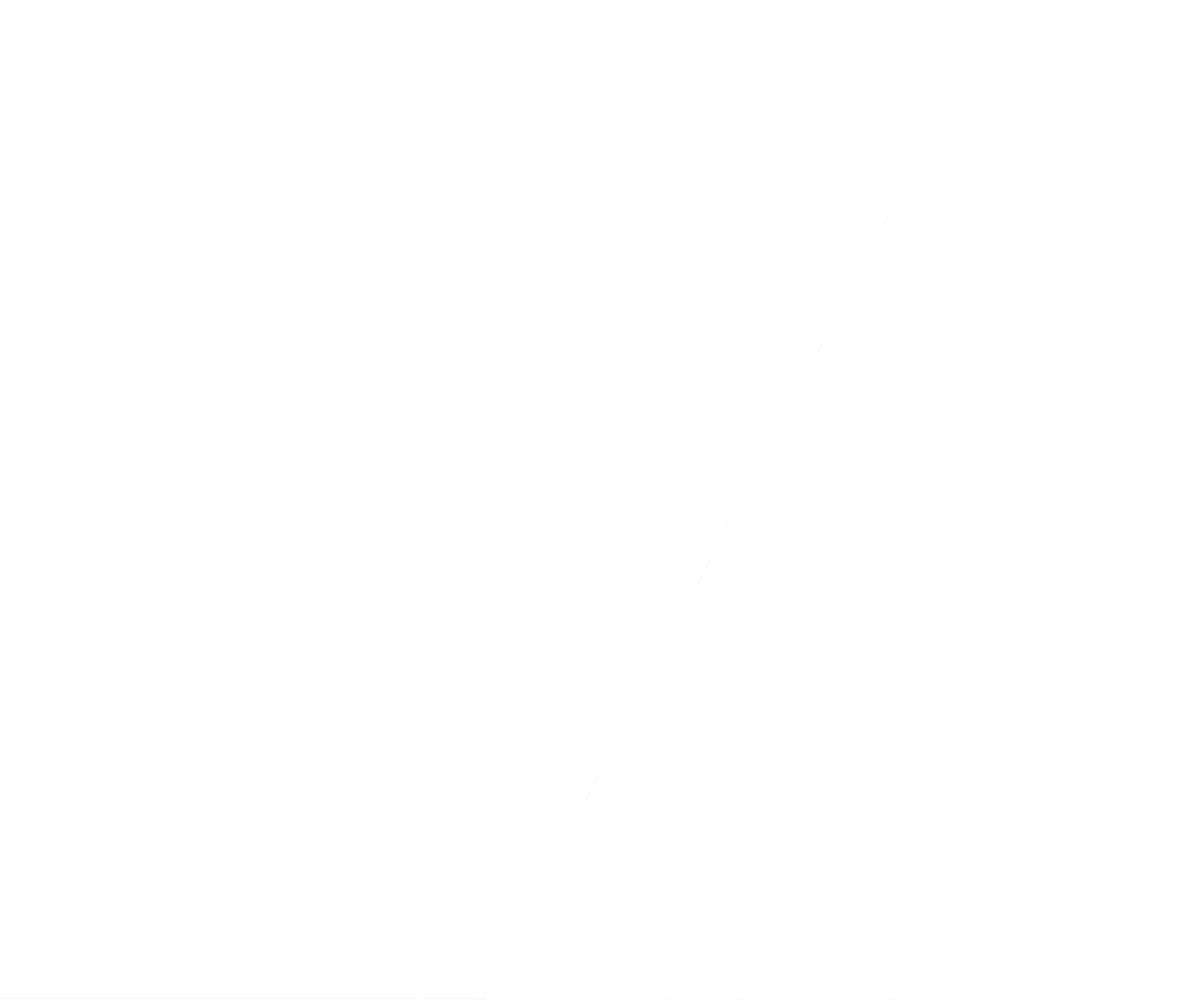
Frame 1 (no input)
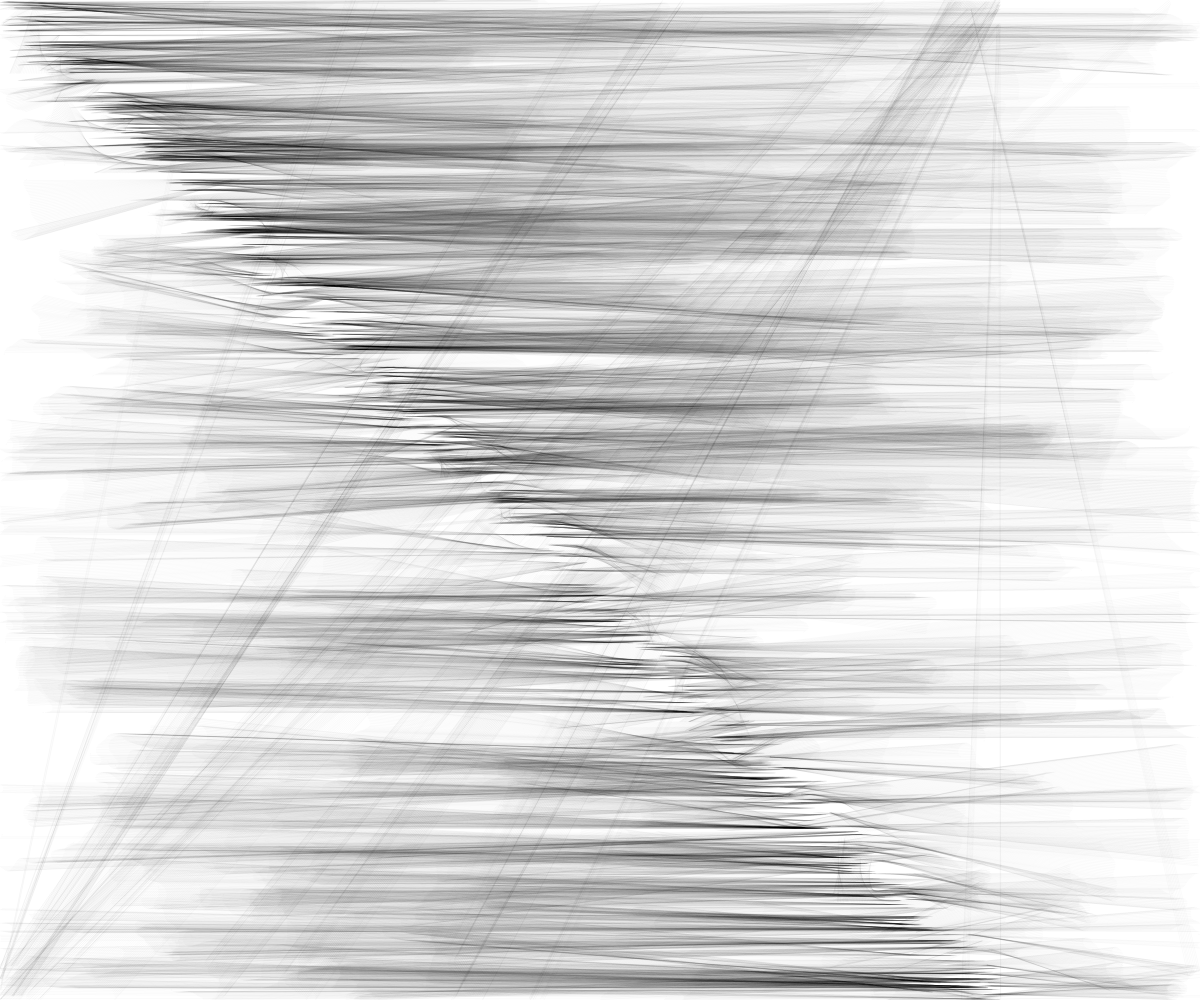
Frame 60 (no input)
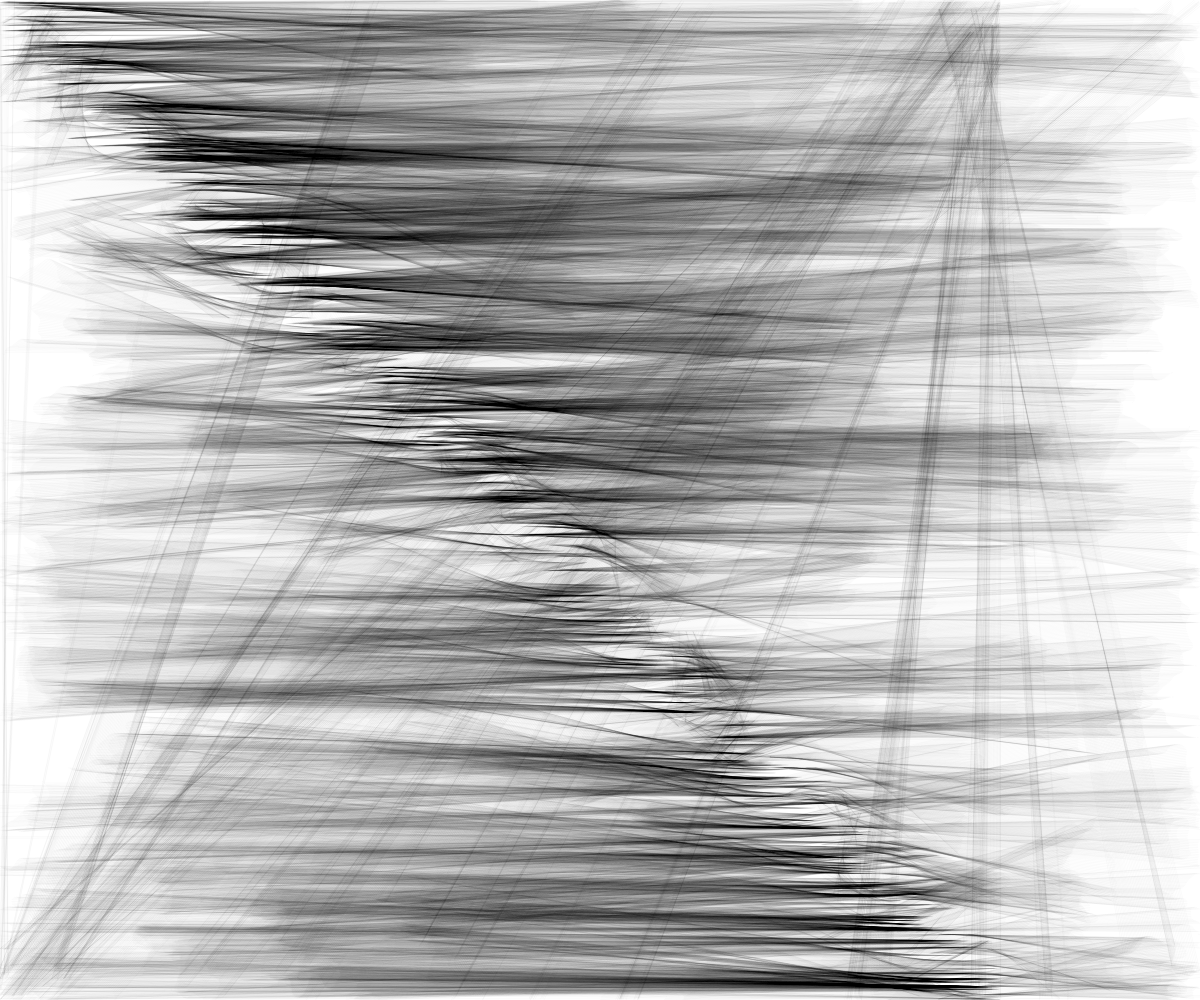
Frame 120 (the mouse pressed at the canvas centre since frame 60)

The p5.js sketch that drew these frames (run headless with seeded random() and noise() and a simulated clock; from frame 60 on, the mouse is pressed at the canvas centre):

// p5.js sketch
// ── sketch.js
var inc = 0.1;
var scl = 10;
var cols, rows;

var zoff = 0;

var fr;

var particles = [];
var flowfield;
function setup() {
    createCanvas(windowWidth, windowHeight);
    cols = floor(width / scl);
    rows = floor(height / scl);
    fr = createP('');

    flowfield = new Array (cols* rows);
    for (var i = 0; i < 500; i++) {
    particles[i] = new Particle();
    createSlider

    } 
    background(255);

    
  }
  



  function draw() {
    

    var yoff = 0;
    for (var y = 0; y < rows; y++) {
    var xoff = 0;
    for (var x = 0; x < cols; x++){
        var index = x + y * cols;
        var angle = noise (xoff, yoff, zoff)* TWO_PI * 4;
        var v = p5.Vector.fromAngle(angle);
        v.setMag (1);
        flowfield[index] = v;
        xoff += inc;
       //stroke(0,50);
       //push();
      // translate(x * scl, y * scl);
      // rotate(v.heading());
      // strokeWeight(1);
       //line (0,0,scl,0);
       //pop();

    if (keyIsPressed === true){
      let s = 'u belong here :)';
fill(255)
      text(s,random);
    }
       


    }
    yoff += inc;
    zoff += 0.0003;
}
for (var i = 0; i < particles.length; i++) {
  particles [i].follow(flowfield);
particles[i].update();
particles [i].edges();
particles [i].show();

}
  

  }


    
    
// ── particle.js


function Particle () {

    this.pos = createVector(random(width), random(height));
    this.vel = createVector(0,0);
    this.acc = createVector (0,0);
    this.maxspeed = 1.7;
    this.prevPos =this.pos.copy();

    this.update = function () {
        this.vel.add(this.acc);
        this.vel.limit(this.maxspeed);
        this.pos.add(this.vel);
        this.acc.mult(0);
    }

    this.follow = function (vectors){

        var x = floor(this.pos.x/scl);
        var y = floor(this.pos.y / scl);
        var index = x + y * cols;
        var force = vectors [index];
        this.applyForce(force);
    }
    this.applyForce = function(force) {
        this.acc.add(force);

    }
    this.show = function () {
        stroke (0,5);
        strokeWeight(1);
        line(this.pos.x, this.pos.y, this.prevPos.x, this.prevPos.y);
        //point(this.pos.x, this.pos.y);
        this.updatePrev();
    }
    this.updatePrev = function(){
        this.prevPos.x = this.pos.x;
        this.prevPos.x=y = this.pos.y;    
    }
    this.edges = function (){
    if (this.pos.x > width) {
         
         this.pos.x = 0;
         this.updatePrev();
         
        }

        if (this.pos.x < 0){
         this.pos.x = width;
         this.updatePrev();
        }
        if (this.pos.y > height){
         this.pos.y = 0;
         this.updatePrev();

        }
        if (this.pos.y < 0) {
            this.pos.y = height;
            this.updatePrev();
    }
}
}
